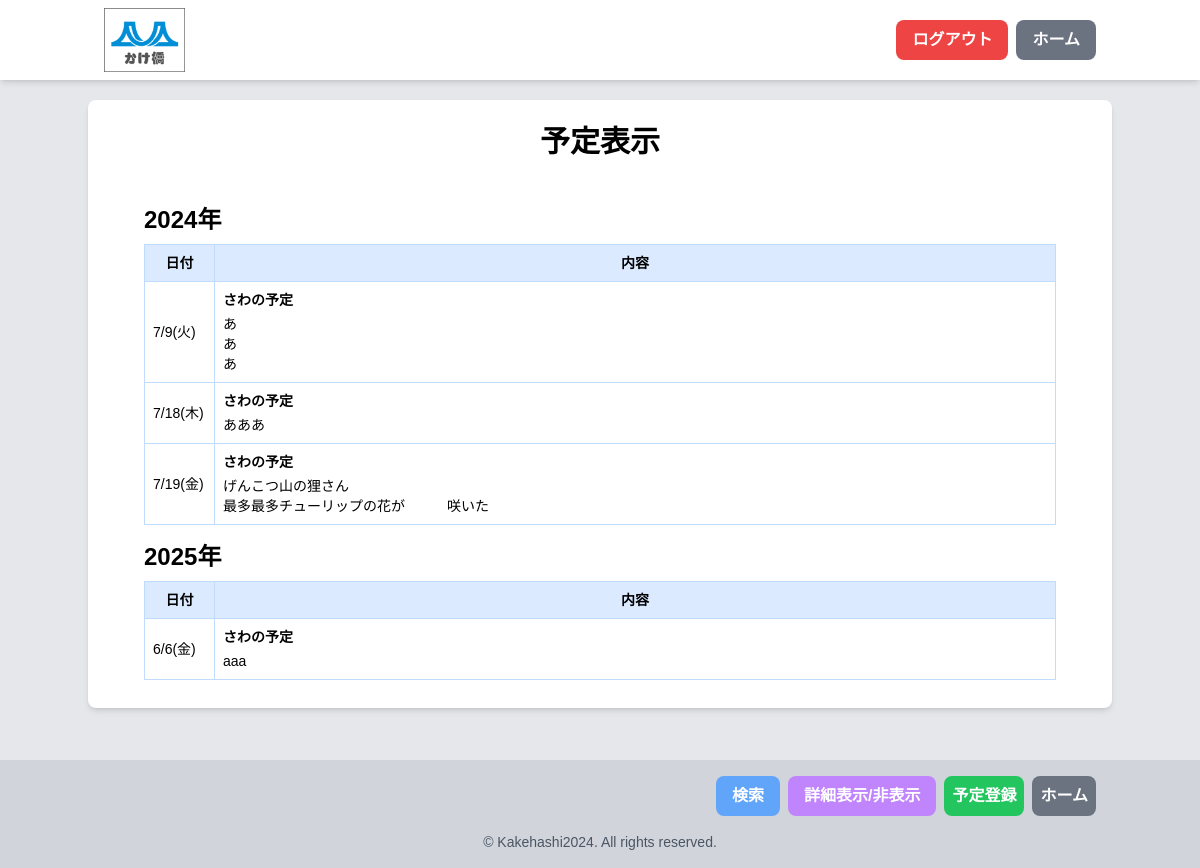
The page /schedule_view.php (signed in) on the database as committed earlier.
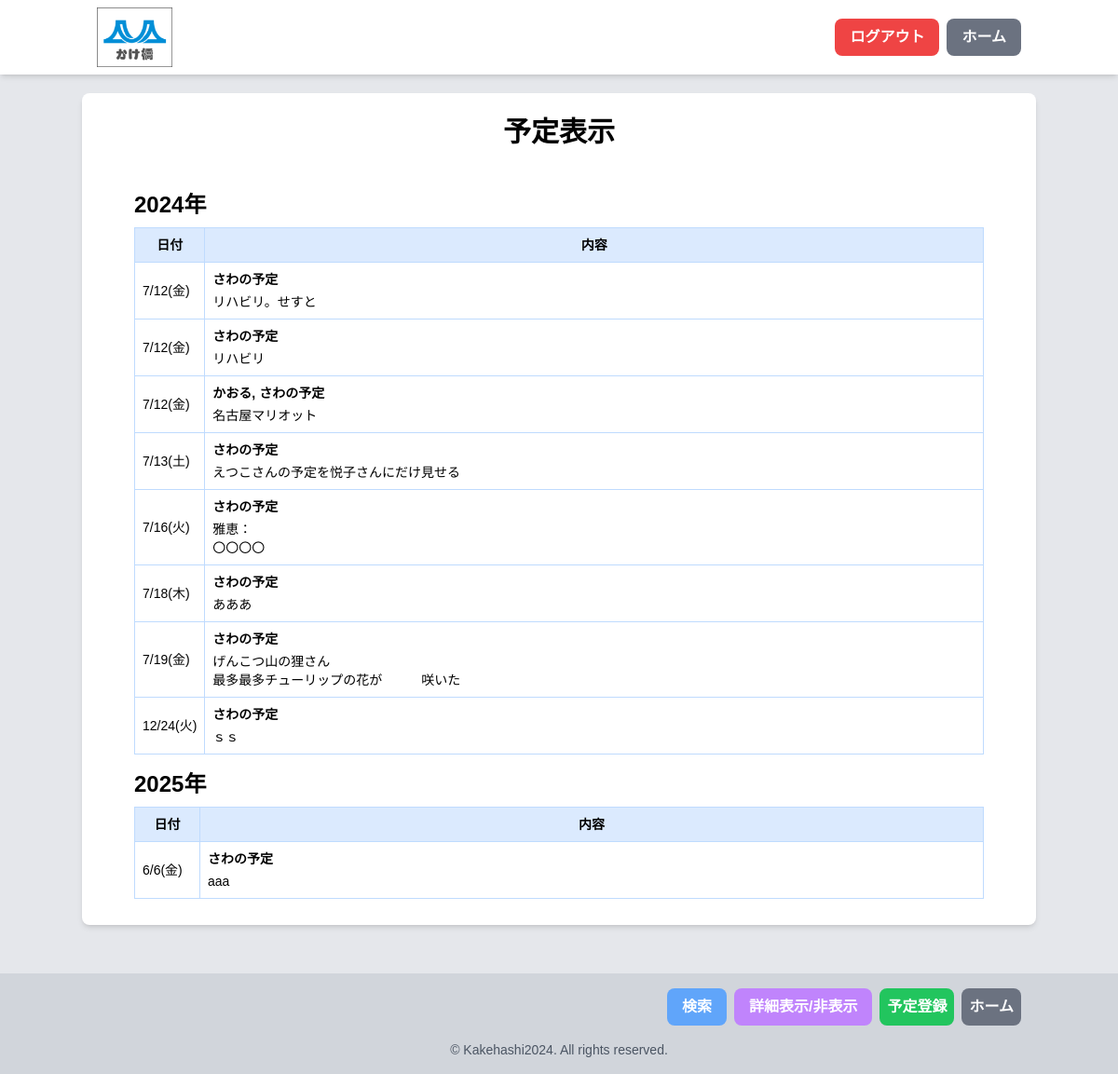
The same page on the database as committed later.
### tables this page shows
CREATE TABLE `schedules` (
  `id` int(11) NOT NULL,
  `group_id` int(11) NOT NULL,
  `user_id` int(11) NOT NULL,
  `date` date NOT NULL,
  `content` text NOT NULL,
  `others` text DEFAULT NULL,
  `created_at` timestamp NOT NULL DEFAULT current_timestamp(),
  `updated_at` timestamp NOT NULL DEFAULT current_timestamp() ON UPDATE current_timestamp(),
  `updated_by` int(11) DEFAULT NULL
);

CREATE TABLE `users` (
  `id` int(11) NOT NULL,
  `username` varchar(255) NOT NULL,
  `email` varchar(255) DEFAULT NULL,
  `password` varchar(255) NOT NULL,
  `role` enum('admin','modify','view') NOT NULL,
  `created_at` timestamp NOT NULL DEFAULT current_timestamp(),
  `updated_at` timestamp NOT NULL DEFAULT current_timestamp() ON UPDATE current_timestamp()
);

### funcs.php (called while the page is built, shortened)
<?php
function h($str) {
    return htmlspecialchars($str, ENT_QUOTES, 'UTF-8');
}

### schedule_view.php (the view, shortened to what this page needs)
<?php
require_once 'funcs.php';
$pdo = db_conn();
$query = "SELECT s.id, s.date, s.content, u.username as creator,
       GROUP_CONCAT(DISTINCT su.username SEPARATOR ', ') as shared_with,
       GROUP_CONCAT(DISTINCT sf_u.username SEPARATOR ', ') as schedule_for,
       s.others, s.created_at, s.updated_at, u2.username as updated_by
FROM schedules s
JOIN users u ON s.user_id = u.id
LEFT JOIN schedule_shares ss ON s.id = ss.schedule_id
LEFT JOIN users su ON ss.user_id = su.id
LEFT JOIN schedule_for sf ON s.id = sf.schedule_id
LEFT JOIN users sf_u ON sf.user_id = sf_u.id
LEFT JOIN users u2 ON s.updated_by = u2.id
WHERE s.group_id = ? AND (s.user_id = ? OR ss.user_id = ?)";
$params = [$_SESSION['group_id'], $_SESSION['user_id'], $_SESSION['user_id']];
$query .= " GROUP BY s.id ORDER BY s.date ASC";
$stmt = $pdo->prepare($query);
$stmt->execute($params);
$schedules = $stmt->fetchAll(PDO::FETCH_ASSOC);
$schedulesByYear = [];
foreach ($schedules as $schedule) {
    $year = date('Y', strtotime($schedule['date']));
    $schedulesByYear[$year][] = $schedule;
}
$weekdays = ['日', '月', '火', '水', '木', '金', '土'];
?>
<!DOCTYPE html>
<html lang="ja">
<head>
    <script src="https://cdn.tailwindcss.com"></script>
    <link rel="stylesheet" href="styles/main.css">
</head>
<body class="bg-gray-200" id="body">
    <?php include 'header0.php'; ?>
    <div class="pt-16 sm:pt-20">
        <main class="container mx-auto mt-5 mb-40">
            <div class="bg-white rounded-lg shadow-md p-1 sm:p-6">
                <div class="text-center mb-6">
                    <h1 class="text-2xl sm:text-3xl font-bold">予定表示</h1>
                </div>
                <div class="overflow-x-auto schedule_table">
                    <div class="inline-block w-full py-1 px-1 align-middle sm:px-6 lg:px-8">
                        <?php foreach ($schedulesByYear as $year => $yearSchedules) : ?>
                            <h3 class="text-xl sm:text-2xl font-bold mb-2 mt-4"><?= h($year) ?>年</h3>
                            <table class="min-w-full border-collapse border border-blue-200">
                                <thead>
                                    <tr class="bg-blue-100">
                                        <th class="text-left text-xs sm:text-sm font-semibold p-2 border border-blue-200 text-center">日付</th>
                                        <th class="text-left text-xs sm:text-sm font-semibold p-2 border border-blue-200 text-center">内容</th>
                                    </tr>
                                </thead>
                                <tbody>
                                    <?php foreach ($yearSchedules as $schedule) : ?>
                                        <?php
                                        $date = new DateTime($schedule['date']);
                                        $formattedDate = $date->format('n/j') . '(' . $weekdays[$date->format('w')] . ')';
                                        ?>
                                        <tr class="hover:bg-blue-50 transition-colors duration-200">
                                            <td class="text-xs sm:text-sm p-2 border border-blue-200"><?= h($formattedDate) ?></td>
                                            <td class="text-xs sm:text-sm border border-blue-200 schedule-cell">
                                                <div class="schedule-owner">
                                                    <?php if (!empty($schedule['schedule_for'])) : ?>
                                                        <?= h($schedule['schedule_for']) ?>の予定
                                                    <?php elseif (!empty($schedule['others'])) : ?>
                                                        <?= h($schedule['others']) ?>の予定
                                                    <?php else : ?>
                                                        <?= h($schedule['creator']) ?>の予定
                                                    <?php endif; ?>
                                                </div>
                                                <div class="schedule-content"><?= nl2br(h($schedule['content'])) ?></div>
                                            </td>
                                        </tr>
                                    <?php endforeach; ?>
                                </tbody>
                            </table>
                        <?php endforeach; ?>
                    </div>
                </div>
            </div>
        </main>
    </div>
    <?php include 'footer_schedule.php'; ?>
</body>
</html>

Rows that differ between the two databases and show on the page:
removed schedules: date "7/9(火)", user.username "さわ", content "あ あ あ", shown under "2024"
added schedules: date "7/12(金)", schedule_for "さわ", content "リハビリ。せすと", shown under "2024"
added schedules: date "7/12(金)", schedule_for "さわ", content "リハビリ", shown under "2024"
added schedules: date "7/12(金)", schedule_for "かおる, さわ", content "名古屋マリオット", shown under "2024"
added schedules: date "7/13(土)", schedule_for "さわ", content "えつこさんの予定を悦子さんにだけ見せる", shown under "2024"
added schedules: date "7/16(火)", schedule_for "さわ", content "雅恵： 〇〇〇〇", shown under "2024"
added schedules: date "12/24(火)", schedule_for "さわ", content "ｓｓ", shown under "2024"
Other text that changed with them:
list line gone: "さわ の予定"
new list line: "さわ の予定"
